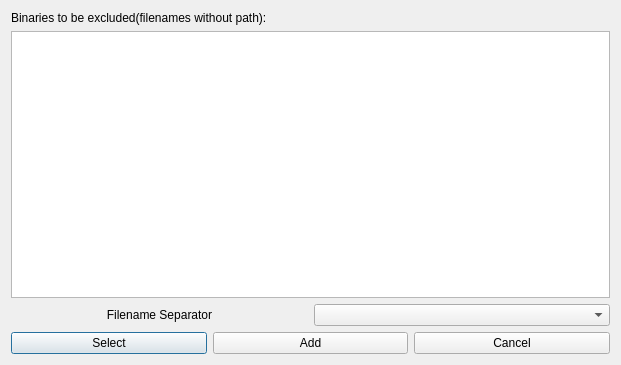
<?xml version="1.0" encoding="UTF-8"?>
<ui version="4.0">
 <class>UPXExcludesDialog</class>
 <widget class="QDialog" name="UPXExcludesDialog">
  <property name="windowModality">
   <enum>Qt::WindowModal</enum>
  </property>
  <property name="geometry">
   <rect>
    <x>0</x>
    <y>0</y>
    <width>621</width>
    <height>365</height>
   </rect>
  </property>
  <property name="windowTitle">
   <string>UPX Excludes</string>
  </property>
  <property name="modal">
   <bool>true</bool>
  </property>
  <layout class="QVBoxLayout" name="verticalLayout">
   <item>
    <widget class="QLabel" name="descriptionLabel">
     <property name="text">
      <string>Binaries to be excluded(filenames without path):</string>
     </property>
    </widget>
   </item>
   <item>
    <widget class="QPlainTextEdit" name="filenamesEdit"/>
   </item>
   <item>
    <layout class="QHBoxLayout" name="horizontalLayout">
     <item>
      <widget class="QLabel" name="filenameSeparatorLabel">
       <property name="text">
        <string>Filename Separator</string>
       </property>
       <property name="alignment">
        <set>Qt::AlignCenter</set>
       </property>
      </widget>
     </item>
     <item>
      <widget class="QComboBox" name="filenameSeparatorCombo"/>
     </item>
    </layout>
   </item>
   <item>
    <layout class="QHBoxLayout" name="horizontalLayout_2">
     <item>
      <widget class="QPushButton" name="selectButton">
       <property name="text">
        <string>Select</string>
       </property>
      </widget>
     </item>
     <item>
      <widget class="QPushButton" name="addButton">
       <property name="text">
        <string>Add</string>
       </property>
      </widget>
     </item>
     <item>
      <widget class="QPushButton" name="cancelButton">
       <property name="text">
        <string>Cancel</string>
       </property>
      </widget>
     </item>
    </layout>
   </item>
  </layout>
 </widget>
 <resources/>
 <connections>
  <connection>
   <sender>cancelButton</sender>
   <signal>clicked()</signal>
   <receiver>UPXExcludesDialog</receiver>
   <slot>reject()</slot>
   <hints>
    <hint type="sourcelabel">
     <x>511</x>
     <y>338</y>
    </hint>
    <hint type="destinationlabel">
     <x>310</x>
     <y>182</y>
    </hint>
   </hints>
  </connection>
 </connections>
</ui>
